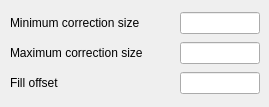
      <widget class="QWidget" name="parametersStackedWidgetPage7">
       <widget class="QWidget" name="layoutWidget11">
        <property name="geometry">
         <rect>
          <x>10</x>
          <y>10</y>
          <width>250</width>
          <height>88</height>
         </rect>
        </property>
        <layout class="QGridLayout" name="gridLayout_4">
         <item row="0" column="0">
          <widget class="QLabel" name="label_4">
           <property name="text">
            <string>Minimum correction size</string>
           </property>
          </widget>
         </item>
         <item row="0" column="1">
          <widget class="QLineEdit" name="minimumCorrectionEditBox">
           <property name="maximumSize">
            <size>
             <width>80</width>
             <height>16777215</height>
            </size>
           </property>
           <property name="toolTip">
            <string/>
           </property>
          </widget>
         </item>
         <item row="1" column="0">
          <widget class="QLabel" name="label_6">
           <property name="text">
            <string>Maximum correction size</string>
           </property>
          </widget>
         </item>
         <item row="1" column="1">
          <widget class="QLineEdit" name="maximumCorrectionEditBox">
           <property name="maximumSize">
            <size>
             <width>80</width>
             <height>16777215</height>
            </size>
           </property>
           <property name="toolTip">
            <string/>
           </property>
          </widget>
         </item>
         <item row="2" column="0">
          <widget class="QLabel" name="label_5">
           <property name="text">
            <string>Fill offset</string>
           </property>
          </widget>
         </item>
         <item row="2" column="1">
          <widget class="QLineEdit" name="fillOffsetEditBox">
           <property name="maximumSize">
            <size>
             <width>80</width>
             <height>16777215</height>
            </size>
           </property>
           <property name="toolTip">
            <string/>
           </property>
          </widget>
         </item>
        </layout>
       </widget>
      </widget>
